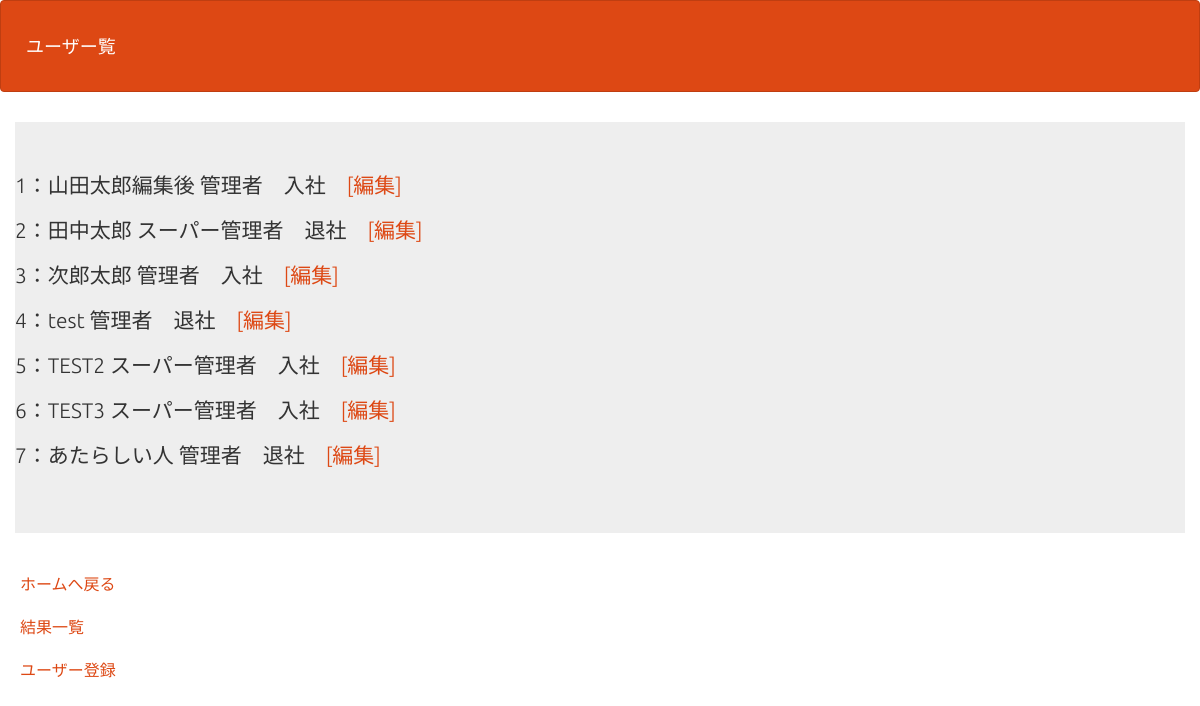
Screenshot of /user_list.php with the database file from the repository.
### tables this page shows
CREATE TABLE `gs_user_table` (
  `id` int(12) NOT NULL,
  `name` varchar(64) NOT NULL,
  `lid` varchar(128) NOT NULL,
  `lpw` varchar(64) NOT NULL,
  `kanri_flg` int(1) NOT NULL,
  `life_flg` int(1) NOT NULL
);

### user_list.php (the view, shortened to what this page needs)
<?php
$pdo = db_conn();
$stmt = $pdo->prepare('SELECT * FROM gs_user_table;');
$status = $stmt->execute();
$view="";
if($status == false){
    sql_error($stmt);
}else{
    while($result = $stmt->fetch(PDO::FETCH_ASSOC)){
        $view .= '<p>';
        $view .= $result['id'] . '：' . $result['name'].' ';
        if($result['kanri_flg']==0){
            $view.='管理者　';
        }else{
            $view.='スーパー管理者　';
        }
        if($result['life_flg']==0){
            $view.='退社　';
        }else{
            $view.='入社　';
        }
        $view .= '<a href="u_edit.php?id='.$result['id'].'">[編集]</a>';
        $view .= '</p>';
    }
}
?>
<!DOCTYPE html>
<html lang="ja">
<head>
<link rel="stylesheet" href="css/range.css">
<link href="css/bootstrap.min.css" rel="stylesheet">
</head>
<body id="main">
<header>
  <nav class="navbar navbar-default">
    <div class="container-fluid">
      <div class="navbar-header">
      <a class="navbar-brand" href="index.php">ユーザー覧</a>
      </div>
    </div>
  </nav>
</header>
<div>
    <div class="container jumbotron"><?= $view ?></div>
    <div><a href="index.php">ホームへ戻る</a></div>
    <div><a href="select.php">結果一覧</a></div>
    <div><a href="user_reg_view.php">ユーザー登録</a></div>
</div>
</body>
</html>

### user_list.php (style rules this page uses)
div { padding: 10px;font-size:16px; }

### rows the page displays
gs_user_table: value "1：山田太郎編集後 管理者 入社"
gs_user_table: value "2：田中太郎 スーパー管理者 退社"
gs_user_table: value "3：次郎太郎 管理者 入社"
gs_user_table: value "4：test 管理者 退社"
gs_user_table: value "5：TEST2 スーパー管理者 入社"
gs_user_table: value "6：TEST3 スーパー管理者 入社"
gs_user_table: value "7：あたらしい人 管理者 退社"
